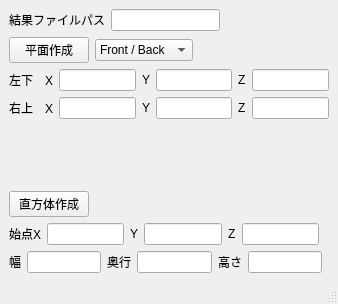
<?xml version="1.0" encoding="UTF-8"?>
<ui version="4.0">
 <class>MainWindow</class>
 <widget class="QMainWindow" name="MainWindow">
  <property name="geometry">
   <rect>
    <x>0</x>
    <y>0</y>
    <width>338</width>
    <height>304</height>
   </rect>
  </property>
  <property name="windowTitle">
   <string>MainWindow</string>
  </property>
  <widget class="QWidget" name="centralwidget">
   <layout class="QVBoxLayout" name="verticalLayout_3">
    <item>
     <layout class="QHBoxLayout" name="horizontalLayout_3">
      <item>
       <widget class="QLabel" name="label_6">
        <property name="text">
         <string>結果ファイルパス</string>
        </property>
       </widget>
      </item>
      <item>
       <widget class="QLineEdit" name="lineEdit_savefilepath"/>
      </item>
      <item>
       <spacer name="horizontalSpacer_3">
        <property name="orientation">
         <enum>Qt::Horizontal</enum>
        </property>
        <property name="sizeHint" stdset="0">
         <size>
          <width>40</width>
          <height>20</height>
         </size>
        </property>
       </spacer>
      </item>
     </layout>
    </item>
    <item>
     <layout class="QVBoxLayout" name="verticalLayout_2">
      <item>
       <layout class="QHBoxLayout" name="horizontalLayout_4">
        <item>
         <widget class="QPushButton" name="pushButton_makePlane">
          <property name="text">
           <string>平面作成</string>
          </property>
         </widget>
        </item>
        <item>
         <widget class="QComboBox" name="comboBox_plane">
          <item>
           <property name="text">
            <string>Front / Back</string>
           </property>
          </item>
          <item>
           <property name="text">
            <string>Right / Left</string>
           </property>
          </item>
          <item>
           <property name="text">
            <string>Top / Bottom</string>
           </property>
          </item>
         </widget>
        </item>
        <item>
         <spacer name="horizontalSpacer">
          <property name="orientation">
           <enum>Qt::Horizontal</enum>
          </property>
          <property name="sizeHint" stdset="0">
           <size>
            <width>13</width>
            <height>17</height>
           </size>
          </property>
         </spacer>
        </item>
       </layout>
      </item>
      <item>
       <layout class="QHBoxLayout" name="horizontalLayout_6">
        <item>
         <widget class="QLabel" name="label">
          <property name="text">
           <string>左下　X</string>
          </property>
         </widget>
        </item>
        <item>
         <widget class="QLineEdit" name="lineEdit_pX1"/>
        </item>
        <item>
         <widget class="QLabel" name="label_2">
          <property name="text">
           <string>Y</string>
          </property>
         </widget>
        </item>
        <item>
         <widget class="QLineEdit" name="lineEdit_pY1">
          <property name="text">
           <string/>
          </property>
         </widget>
        </item>
        <item>
         <widget class="QLabel" name="label_13">
          <property name="text">
           <string>Z</string>
          </property>
         </widget>
        </item>
        <item>
         <widget class="QLineEdit" name="lineEdit_pZ1">
          <property name="text">
           <string/>
          </property>
         </widget>
        </item>
       </layout>
      </item>
      <item>
       <layout class="QHBoxLayout" name="horizontalLayout_7">
        <item>
         <widget class="QLabel" name="label_17">
          <property name="text">
           <string>右上　X</string>
          </property>
         </widget>
        </item>
        <item>
         <widget class="QLineEdit" name="lineEdit_pX2"/>
        </item>
        <item>
         <widget class="QLabel" name="label_16">
          <property name="text">
           <string>Y</string>
          </property>
         </widget>
        </item>
        <item>
         <widget class="QLineEdit" name="lineEdit_pY2">
          <property name="text">
           <string/>
          </property>
         </widget>
        </item>
        <item>
         <widget class="QLabel" name="label_15">
          <property name="text">
           <string>Z</string>
          </property>
         </widget>
        </item>
        <item>
         <widget class="QLineEdit" name="lineEdit_pZ2">
          <property name="text">
           <string/>
          </property>
         </widget>
        </item>
       </layout>
      </item>
     </layout>
    </item>
    <item>
     <spacer name="verticalSpacer">
      <property name="orientation">
       <enum>Qt::Vertical</enum>
      </property>
      <property name="sizeHint" stdset="0">
       <size>
        <width>20</width>
        <height>44</height>
       </size>
      </property>
     </spacer>
    </item>
    <item>
     <layout class="QVBoxLayout" name="verticalLayout">
      <item>
       <layout class="QHBoxLayout" name="horizontalLayout_2">
        <item>
         <widget class="QPushButton" name="pushButton_makeRect">
          <property name="text">
           <string>直方体作成</string>
          </property>
         </widget>
        </item>
        <item>
         <spacer name="horizontalSpacer_4">
          <property name="orientation">
           <enum>Qt::Horizontal</enum>
          </property>
          <property name="sizeHint" stdset="0">
           <size>
            <width>40</width>
            <height>13</height>
           </size>
          </property>
         </spacer>
        </item>
       </layout>
      </item>
      <item>
       <layout class="QHBoxLayout" name="horizontalLayout">
        <item>
         <widget class="QLabel" name="label_3">
          <property name="text">
           <string>始点X</string>
          </property>
         </widget>
        </item>
        <item>
         <widget class="QLineEdit" name="lineEdit_rX"/>
        </item>
        <item>
         <widget class="QLabel" name="label_5">
          <property name="text">
           <string>Y</string>
          </property>
         </widget>
        </item>
        <item>
         <widget class="QLineEdit" name="lineEdit_rY"/>
        </item>
        <item>
         <widget class="QLabel" name="label_4">
          <property name="text">
           <string>Z</string>
          </property>
         </widget>
        </item>
        <item>
         <widget class="QLineEdit" name="lineEdit_rZ">
          <property name="text">
           <string/>
          </property>
         </widget>
        </item>
        <item>
         <spacer name="horizontalSpacer_5">
          <property name="orientation">
           <enum>Qt::Horizontal</enum>
          </property>
          <property name="sizeHint" stdset="0">
           <size>
            <width>40</width>
            <height>20</height>
           </size>
          </property>
         </spacer>
        </item>
       </layout>
      </item>
      <item>
       <layout class="QHBoxLayout" name="horizontalLayout_5">
        <item>
         <widget class="QLabel" name="label_10">
          <property name="text">
           <string>幅</string>
          </property>
         </widget>
        </item>
        <item>
         <widget class="QLineEdit" name="lineEdit_rX_2"/>
        </item>
        <item>
         <widget class="QLabel" name="label_9">
          <property name="text">
           <string>奥行</string>
          </property>
         </widget>
        </item>
        <item>
         <widget class="QLineEdit" name="lineEdit_rY_2"/>
        </item>
        <item>
         <widget class="QLabel" name="label_12">
          <property name="text">
           <string>高さ</string>
          </property>
         </widget>
        </item>
        <item>
         <widget class="QLineEdit" name="lineEdit_rZ_2">
          <property name="text">
           <string/>
          </property>
         </widget>
        </item>
        <item>
         <spacer name="horizontalSpacer_2">
          <property name="orientation">
           <enum>Qt::Horizontal</enum>
          </property>
          <property name="sizeHint" stdset="0">
           <size>
            <width>40</width>
            <height>20</height>
           </size>
          </property>
         </spacer>
        </item>
       </layout>
      </item>
     </layout>
    </item>
   </layout>
  </widget>
  <widget class="QMenuBar" name="menubar">
   <property name="geometry">
    <rect>
     <x>0</x>
     <y>0</y>
     <width>338</width>
     <height>21</height>
    </rect>
   </property>
  </widget>
  <widget class="QStatusBar" name="statusbar"/>
 </widget>
 <resources/>
 <connections/>
</ui>
